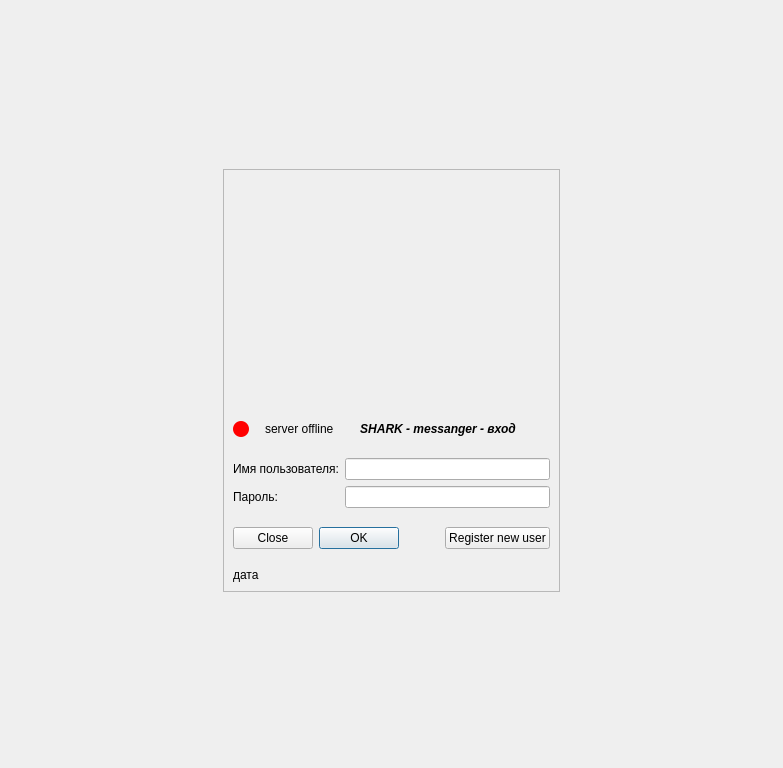
<?xml version="1.0" encoding="UTF-8"?>
<ui version="4.0">
 <class>ScreenLogin</class>
 <widget class="QWidget" name="ScreenLogin">
  <property name="geometry">
   <rect>
    <x>0</x>
    <y>0</y>
    <width>783</width>
    <height>768</height>
   </rect>
  </property>
  <property name="sizePolicy">
   <sizepolicy hsizetype="Expanding" vsizetype="Expanding">
    <horstretch>0</horstretch>
    <verstretch>0</verstretch>
   </sizepolicy>
  </property>
  <property name="windowTitle">
   <string>Вход пользователя</string>
  </property>
  <property name="styleSheet">
   <string notr="true"/>
  </property>
  <layout class="QGridLayout" name="gridLayout">
   <item row="0" column="1">
    <spacer name="verticalSpacerMainTop">
     <property name="orientation">
      <enum>Qt::Orientation::Vertical</enum>
     </property>
     <property name="sizeHint" stdset="0">
      <size>
       <width>20</width>
       <height>77</height>
      </size>
     </property>
    </spacer>
   </item>
   <item row="1" column="0">
    <spacer name="verticalSpacerMainLeft">
     <property name="orientation">
      <enum>Qt::Orientation::Horizontal</enum>
     </property>
     <property name="sizeHint" stdset="0">
      <size>
       <width>326</width>
       <height>20</height>
      </size>
     </property>
    </spacer>
   </item>
   <item row="1" column="1">
    <widget class="QFrame" name="frame">
     <property name="sizePolicy">
      <sizepolicy hsizetype="Fixed" vsizetype="Expanding">
       <horstretch>0</horstretch>
       <verstretch>0</verstretch>
      </sizepolicy>
     </property>
     <property name="frameShape">
      <enum>QFrame::Shape::StyledPanel</enum>
     </property>
     <property name="frameShadow">
      <enum>QFrame::Shadow::Raised</enum>
     </property>
     <property name="lineWidth">
      <number>2</number>
     </property>
     <layout class="QVBoxLayout" name="verticalLayout">
      <item>
       <layout class="QHBoxLayout" name="horizontalLayout_5">
        <item>
         <spacer name="horizontalSpacer_4">
          <property name="orientation">
           <enum>Qt::Orientation::Horizontal</enum>
          </property>
          <property name="sizeHint" stdset="0">
           <size>
            <width>40</width>
            <height>20</height>
           </size>
          </property>
         </spacer>
        </item>
        <item>
         <widget class="QLabel" name="label_4">
          <property name="sizePolicy">
           <sizepolicy hsizetype="Fixed" vsizetype="Fixed">
            <horstretch>0</horstretch>
            <verstretch>0</verstretch>
           </sizepolicy>
          </property>
          <property name="minimumSize">
           <size>
            <width>221</width>
            <height>221</height>
           </size>
          </property>
          <property name="maximumSize">
           <size>
            <width>221</width>
            <height>221</height>
           </size>
          </property>
          <property name="text">
           <string/>
          </property>
          <property name="pixmap">
           <pixmap resource="resources.qrc">:/images/shark_1.jpg</pixmap>
          </property>
          <property name="scaledContents">
           <bool>true</bool>
          </property>
         </widget>
        </item>
        <item>
         <spacer name="horizontalSpacer_5">
          <property name="orientation">
           <enum>Qt::Orientation::Horizontal</enum>
          </property>
          <property name="sizeHint" stdset="0">
           <size>
            <width>40</width>
            <height>20</height>
           </size>
          </property>
         </spacer>
        </item>
       </layout>
      </item>
      <item>
       <spacer name="verticalSpacer_7">
        <property name="orientation">
         <enum>Qt::Orientation::Vertical</enum>
        </property>
        <property name="sizeType">
         <enum>QSizePolicy::Policy::Fixed</enum>
        </property>
        <property name="sizeHint" stdset="0">
         <size>
          <width>20</width>
          <height>13</height>
         </size>
        </property>
       </spacer>
      </item>
      <item>
       <layout class="QHBoxLayout" name="horizontalLayout">
        <item>
         <widget class="QLabel" name="serverStatusLabelRound">
          <property name="sizePolicy">
           <sizepolicy hsizetype="Minimum" vsizetype="Fixed">
            <horstretch>0</horstretch>
            <verstretch>0</verstretch>
           </sizepolicy>
          </property>
          <property name="minimumSize">
           <size>
            <width>16</width>
            <height>16</height>
           </size>
          </property>
          <property name="maximumSize">
           <size>
            <width>16</width>
            <height>16</height>
           </size>
          </property>
          <property name="styleSheet">
           <string notr="true">background-color: red;
border-radius: 8px;</string>
          </property>
          <property name="text">
           <string/>
          </property>
         </widget>
        </item>
        <item>
         <spacer name="horizontalSpacer">
          <property name="sizePolicy">
           <sizepolicy hsizetype="Minimum" vsizetype="Minimum">
            <horstretch>0</horstretch>
            <verstretch>0</verstretch>
           </sizepolicy>
          </property>
          <property name="orientation">
           <enum>Qt::Orientation::Horizontal</enum>
          </property>
          <property name="sizeType">
           <enum>QSizePolicy::Policy::Minimum</enum>
          </property>
          <property name="sizeHint" stdset="0">
           <size>
            <width>10</width>
            <height>20</height>
           </size>
          </property>
         </spacer>
        </item>
        <item>
         <widget class="QLabel" name="serverStatusLabel">
          <property name="sizePolicy">
           <sizepolicy hsizetype="Minimum" vsizetype="Fixed">
            <horstretch>0</horstretch>
            <verstretch>0</verstretch>
           </sizepolicy>
          </property>
          <property name="autoFillBackground">
           <bool>false</bool>
          </property>
          <property name="styleSheet">
           <string notr="true">background: transparent;</string>
          </property>
          <property name="text">
           <string>server offline</string>
          </property>
         </widget>
        </item>
        <item>
         <spacer name="horizontalSpacer_2">
          <property name="sizePolicy">
           <sizepolicy hsizetype="Minimum" vsizetype="Minimum">
            <horstretch>0</horstretch>
            <verstretch>0</verstretch>
           </sizepolicy>
          </property>
          <property name="orientation">
           <enum>Qt::Orientation::Horizontal</enum>
          </property>
          <property name="sizeType">
           <enum>QSizePolicy::Policy::Minimum</enum>
          </property>
          <property name="sizeHint" stdset="0">
           <size>
            <width>20</width>
            <height>20</height>
           </size>
          </property>
         </spacer>
        </item>
        <item>
         <widget class="QLabel" name="label_3">
          <property name="sizePolicy">
           <sizepolicy hsizetype="Minimum" vsizetype="Fixed">
            <horstretch>0</horstretch>
            <verstretch>0</verstretch>
           </sizepolicy>
          </property>
          <property name="font">
           <font>
            <italic>true</italic>
            <bold>true</bold>
           </font>
          </property>
          <property name="text">
           <string>SHARK - messanger - вход</string>
          </property>
          <property name="alignment">
           <set>Qt::AlignmentFlag::AlignCenter</set>
          </property>
         </widget>
        </item>
        <item>
         <spacer name="horizontalSpacer_7">
          <property name="orientation">
           <enum>Qt::Orientation::Horizontal</enum>
          </property>
          <property name="sizeHint" stdset="0">
           <size>
            <width>2</width>
            <height>20</height>
           </size>
          </property>
         </spacer>
        </item>
       </layout>
      </item>
      <item>
       <spacer name="verticalSpacer_4">
        <property name="orientation">
         <enum>Qt::Orientation::Vertical</enum>
        </property>
        <property name="sizeType">
         <enum>QSizePolicy::Policy::Fixed</enum>
        </property>
        <property name="sizeHint" stdset="0">
         <size>
          <width>20</width>
          <height>13</height>
         </size>
        </property>
       </spacer>
      </item>
      <item>
       <layout class="QFormLayout" name="formLayout">
        <item row="0" column="0">
         <widget class="QLabel" name="label">
          <property name="styleSheet">
           <string notr="true"/>
          </property>
          <property name="text">
           <string>Имя пользователя:</string>
          </property>
         </widget>
        </item>
        <item row="0" column="1">
         <widget class="QLineEdit" name="loginEdit">
          <property name="toolTip">
           <string>Введите логин</string>
          </property>
          <property name="toolTipDuration">
           <number>10000</number>
          </property>
          <property name="statusTip">
           <string extracomment="statustip"/>
          </property>
          <property name="whatsThis">
           <string extracomment="whatthis"/>
          </property>
          <property name="styleSheet">
           <string notr="true">border-color: rgb(0, 0, 0);</string>
          </property>
         </widget>
        </item>
        <item row="1" column="0">
         <widget class="QLabel" name="label_2">
          <property name="styleSheet">
           <string notr="true"/>
          </property>
          <property name="text">
           <string>Пароль:</string>
          </property>
         </widget>
        </item>
        <item row="1" column="1">
         <widget class="QLineEdit" name="passwordEdit">
          <property name="styleSheet">
           <string notr="true">border-color: rgb(0, 0, 0);</string>
          </property>
          <property name="echoMode">
           <enum>QLineEdit::EchoMode::PasswordEchoOnEdit</enum>
          </property>
         </widget>
        </item>
       </layout>
      </item>
      <item>
       <spacer name="verticalSpacer_5">
        <property name="orientation">
         <enum>Qt::Orientation::Vertical</enum>
        </property>
        <property name="sizeType">
         <enum>QSizePolicy::Policy::Fixed</enum>
        </property>
        <property name="sizeHint" stdset="0">
         <size>
          <width>20</width>
          <height>13</height>
         </size>
        </property>
       </spacer>
      </item>
      <item>
       <layout class="QHBoxLayout" name="horizontalLayout_2">
        <item>
         <widget class="QDialogButtonBox" name="loginButtonBox">
          <property name="sizePolicy">
           <sizepolicy hsizetype="Fixed" vsizetype="Fixed">
            <horstretch>0</horstretch>
            <verstretch>0</verstretch>
           </sizepolicy>
          </property>
          <property name="layoutDirection">
           <enum>Qt::LayoutDirection::RightToLeft</enum>
          </property>
          <property name="autoFillBackground">
           <bool>false</bool>
          </property>
          <property name="styleSheet">
           <string notr="true"/>
          </property>
          <property name="standardButtons">
           <set>QDialogButtonBox::StandardButton::Close|QDialogButtonBox::StandardButton::Ok</set>
          </property>
          <property name="centerButtons">
           <bool>true</bool>
          </property>
         </widget>
        </item>
        <item>
         <spacer name="horizontalSpacer_3">
          <property name="orientation">
           <enum>Qt::Orientation::Horizontal</enum>
          </property>
          <property name="sizeType">
           <enum>QSizePolicy::Policy::Fixed</enum>
          </property>
          <property name="sizeHint" stdset="0">
           <size>
            <width>40</width>
            <height>20</height>
           </size>
          </property>
         </spacer>
        </item>
        <item>
         <widget class="QPushButton" name="registerModeButton">
          <property name="sizePolicy">
           <sizepolicy hsizetype="Fixed" vsizetype="Fixed">
            <horstretch>0</horstretch>
            <verstretch>0</verstretch>
           </sizepolicy>
          </property>
          <property name="text">
           <string>Register new user</string>
          </property>
          <property name="autoDefault">
           <bool>false</bool>
          </property>
         </widget>
        </item>
       </layout>
      </item>
      <item>
       <spacer name="verticalSpacer_6">
        <property name="orientation">
         <enum>Qt::Orientation::Vertical</enum>
        </property>
        <property name="sizeType">
         <enum>QSizePolicy::Policy::Fixed</enum>
        </property>
        <property name="sizeHint" stdset="0">
         <size>
          <width>20</width>
          <height>13</height>
         </size>
        </property>
       </spacer>
      </item>
      <item>
       <widget class="QLabel" name="serverDataLabel">
        <property name="sizePolicy">
         <sizepolicy hsizetype="Expanding" vsizetype="Expanding">
          <horstretch>0</horstretch>
          <verstretch>0</verstretch>
         </sizepolicy>
        </property>
        <property name="maximumSize">
         <size>
          <width>353</width>
          <height>16777215</height>
         </size>
        </property>
        <property name="styleSheet">
         <string notr="true">background: transparent;</string>
        </property>
        <property name="text">
         <string>дата</string>
        </property>
        <property name="wordWrap">
         <bool>true</bool>
        </property>
       </widget>
      </item>
     </layout>
    </widget>
   </item>
   <item row="1" column="2">
    <spacer name="verticalSpacerMairight">
     <property name="orientation">
      <enum>Qt::Orientation::Horizontal</enum>
     </property>
     <property name="sizeHint" stdset="0">
      <size>
       <width>325</width>
       <height>20</height>
      </size>
     </property>
    </spacer>
   </item>
   <item row="2" column="1">
    <spacer name="verticalSpacerMainBottom">
     <property name="orientation">
      <enum>Qt::Orientation::Vertical</enum>
     </property>
     <property name="sizeHint" stdset="0">
      <size>
       <width>20</width>
       <height>165</height>
      </size>
     </property>
    </spacer>
   </item>
  </layout>
 </widget>
 <tabstops>
  <tabstop>loginEdit</tabstop>
  <tabstop>passwordEdit</tabstop>
  <tabstop>registerModeButton</tabstop>
 </tabstops>
 <resources>
  <include location="resources.qrc"/>
 </resources>
 <connections/>
</ui>
